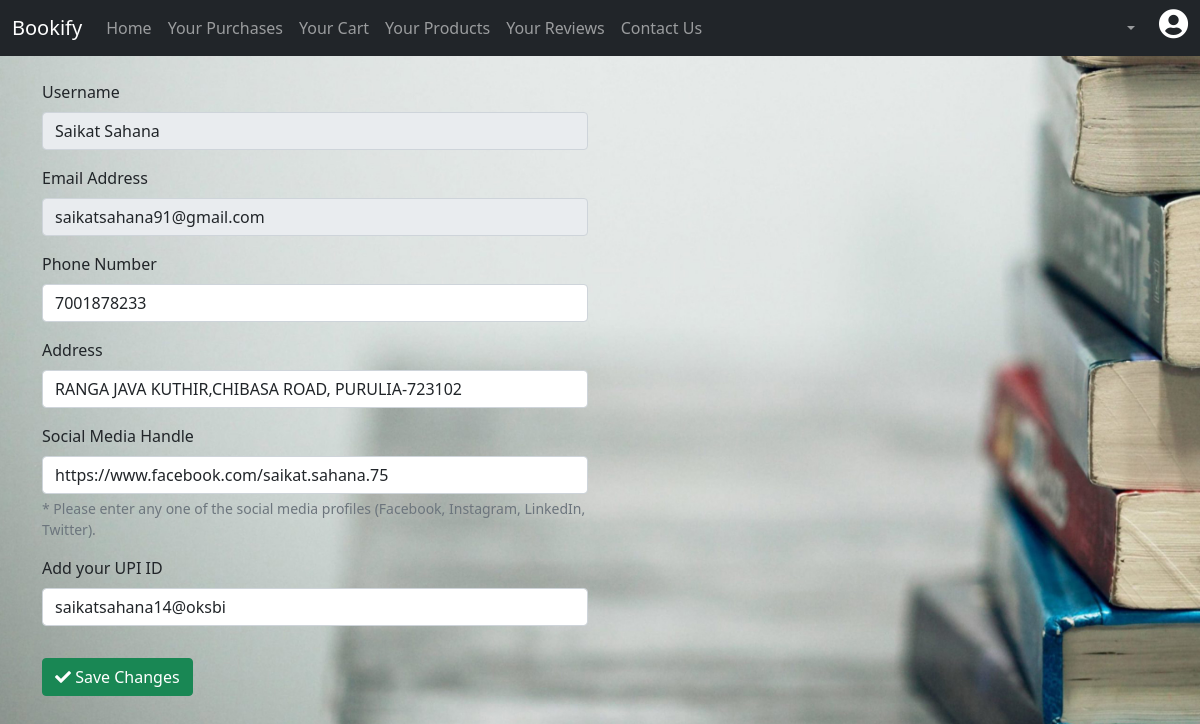
/profile/saikatsahana91@gmail.com, run on the app's committed database.
### tables this page shows
CREATE TABLE "users" (
	"username"	TEXT NOT NULL,
	"email"	TEXT NOT NULL UNIQUE,
	"phone"	INTEGER NOT NULL,
	"password"	TEXT NOT NULL,
	"social"	TEXT,
	"address"	TEXT,
	"upi"	TEXT,
	PRIMARY KEY("email")
);

### server.py (the view)
@app.route('/profile/<email>')
def profile(email):
    email=str(email)
    conn = sqlite3.connect("bookify.db")
    q1 = "select * from users where email = '{em}'".format(em=email)
    rows = conn.execute(q1)
    rows = rows.fetchall()
    rows[0] = list(rows[0])
    for i in range(0,len(rows[0])):
        if (rows[0][i] == None):
            rows[0][i] = ""
    print(rows)
    return render_template("profile.html",rows=rows)

### templates/profile.html (shortened to what this page needs)
<!doctype html>
<html lang="en">
  <head>
    <link href="https://cdn.jsdelivr.net/npm/bootstrap@5.0.2/dist/css/bootstrap.min.css" rel="stylesheet">
    <link rel="stylesheet" href="https://cdnjs.cloudflare.com/ajax/libs/font-awesome/5.15.4/css/all.min.css"/>
    <link rel="stylesheet" href="../static/css/profile.css">
  </head>
  <body>
    <nav class="navbar navbar-expand-lg navbar-dark bg-dark">
        <div class="container-fluid">
          <a class="navbar-brand" href="#">Bookify</a>
          <div class="collapse navbar-collapse" id="navbarSupportedContent">
            <ul class="navbar-nav me-auto mb-2 mb-lg-0">
              <li class="nav-item">
                <a class="nav-link" aria-current="page" href="/dashboard">Home</a>
              </li>
              <li class="nav-item">
                <a class="nav-link" href="#">Your Purchases</a>
              </li>
              <li class="nav-item">
                <a class="nav-link" href="#">Your Cart</a>
              </li>
              <li class="nav-item">
                <a id="product_btn" class="nav-link">Your Products</a>
              </li>
              <li class="nav-item">
                <a class="nav-link" href="#">Your Reviews</a>
              </li>
              <li class="nav-item">
                <a class="nav-link" href="#" data-bs-toggle="modal" data-bs-target="#aboutModal">Contact Us</a>
              </li>
            </ul>
            <ul class="navbar-nav d-flex mb-2 mb-lg-0">
                <li class="nav-item dropdown">
                    <a class="nav-link dropdown-toggle" href="#" id="navbarDropdown" role="button" data-bs-toggle="dropdown" aria-expanded="false">
                    </a>
                  </li>
                  <li class="nav-item">
                    <p id="username" style="color:#fff" class="px-2 mb-2 nav-link"></p>
                </li>
                  <li class="nav-item">
                    <a id="profile" class=""><i class="fas fa-user-circle mb-2"></i></a>
                </li>
            </ul>
        </div>
      </nav>
      <div class="container py-4">
        <form action = "/update_details", method="post">
            <div class="row">
                <div class="col-lg-6 mb-3">
                    <label for="username" class="form-label">Username</label>
                    <input name="username" type="text" class="form-control" id="username" value="{{rows[0][0]}}" readonly>
                  </div>
            </div>
            <div class="row">
                <div class="col-lg-6 mb-3">
                    <label for="email" class="form-label">Email Address</label>
                    <input name="email" type="email" class="form-control" id="email" value="{{rows[0][1]}}" aria-describedby="emailHelp" readonly>
                  </div>
            </div>
            <div class="row">
                <div class="col-lg-6 mb-3">
                    <label for="phone" class="form-label">Phone Number</label>
                    <input name="phone" type="number" required class="form-control" id="phone" value="{{rows[0][2]}}" aria-describedby="emailHelp">
                  </div>
            </div>
            <div class="row">
                <div class="col-lg-6 mb-3">
                    <label for="address" class="form-label">Address</label>
                    <input name="address" required value="{{rows[0][5]}}" type="text" class="form-control" id="address">
                  </div>
            </div>
            <div class="row">
                <div class="col-lg-6 mb-3">
                    <label for="social" class="form-label">Social Media Handle</label>
                    <input name="social" value="{{rows[0][4]}}" type="text" class="form-control" id="social">
                    <div id="socialHelp" class="form-text">* Please enter any one of the social media profiles (Facebook, Instagram, LinkedIn, Twitter).</div>
                  </div>
            </div>
            <div class="row">
                <div class="col-lg-6 mb-3">
                    <label for="upi" class="form-label">Add your UPI ID</label>
                    <input value="{{rows[0][6]}}" name="upi" required type="text" class="form-control" id="upi">
                  </div>
            </div>
            <button type="submit" class="btn btn-success mt-3"><i class="fas fa-check"></i> Save Changes</button>
          </form>
      </div>
  </body>
</html>

### static/css/profile.css (style rules this page uses)
body { height: 100vh; background-image: url(../images/back.jpg); background-attachment: fixed; background-size: 100vw 100%; background-position: center; background-repeat: no-repeat; }
#profile { border-radius: 50%; }
#profile i { font-size: 30px; color: #fff; }
.nav-item { display: flex; justify-content: center; flex-direction: column; align-items: center; }
input[type=number] { -moz-appearance: textfield; }

### data on the page
users: username "Saikat Sahana", email "saikatsahana91@gmail.com", phone "7001878233", address "RANGA JAVA KUTHIR,CHIBASA ROAD, PURULIA-723102", social "https://www.facebook.com/saikat.sahana.75", upi "saikatsahana14@oksbi"
